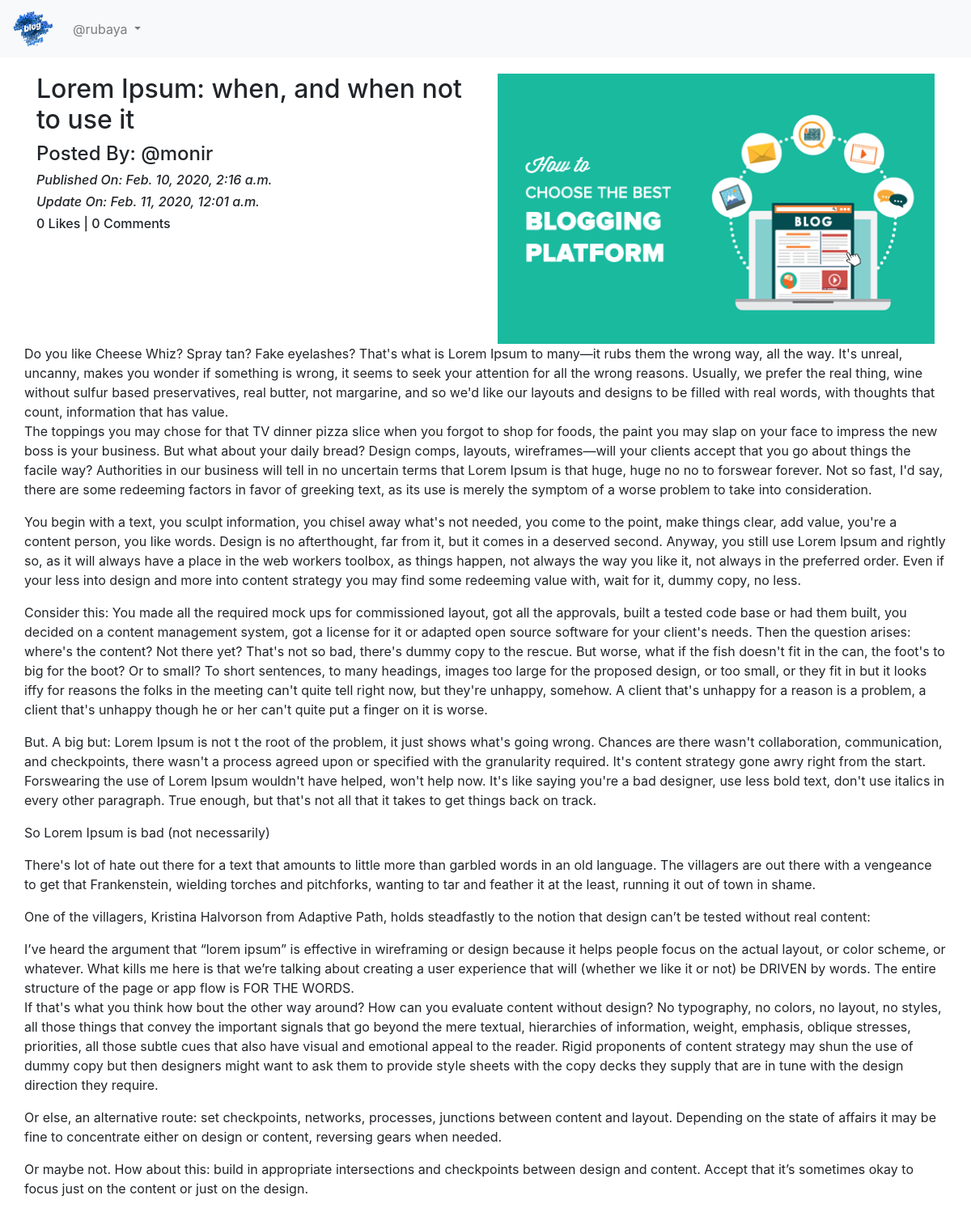
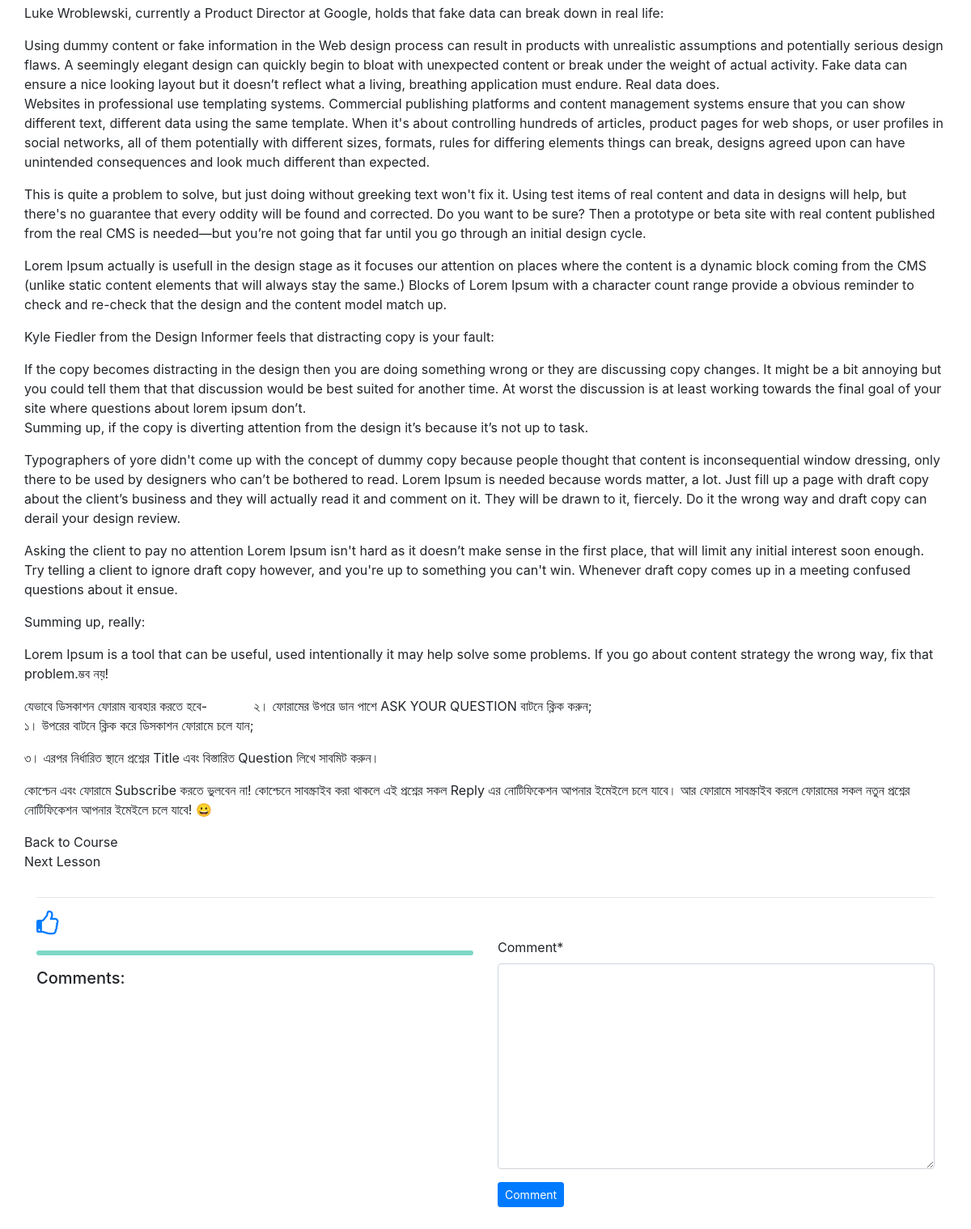
The page /blog/details/Amazon-Accidentally-Sent-Out-Their-Email-Template-cdb573fc-9b3a-43e7-990f-7240f0fb93d5 (signed in) on the database its author committed (2 pictures, top to bottom).
### App_Blog/models.py (models this page shows, shortened)
class Blog(models.Model):
    author = models.ForeignKey(User, on_delete = models.CASCADE, related_name='post_author')
    blog_title = models.CharField(max_length=264, verbose_name="Put a Title")
    slug = models.SlugField(max_length=264, unique=True)
    blog_content = models.TextField(verbose_name="What is on your mind?")
    blog_image = models.ImageField(upload_to='blog_images', verbose_name="Image")
    publish_date = models.DateTimeField(auto_now_add=True)
    update_date = models.DateTimeField(auto_now=True)
    class Meta:
        ordering = ['-publish_date']

### App_Blog/views.py (the view, shortened to what this page needs)
# urls.py: path('details/<slug:slug>', views.blog_details, name='blog_details'),
@login_required
def blog_details(request, slug):
    blog = Blog.objects.get(slug=slug)
    comment_form = CommentForm()
    already_liked = Likes.objects.filter(blog=blog, user=request.user)
    if already_liked:
        liked = True
    else:
        liked = False
    return render(request, 'App_Blog/blog_details.html', context={'blog':blog, 'comment_form':comment_form, 'liked':liked})

### App_Blog/forms.py
class CommentForm(forms.ModelForm):
    class Meta:
        model = Comment
        fields = ('comment',)

### templates/App_Blog/blog_details.html (shortened to what this page needs)
{% extends 'base.html' %}
{% load crispy_forms_tags %}
{% block body_block %}
    <div class="row">
        <div class="col-sm-6">
            <h2>{{ blog.blog_title }}</h2>
            <h4>Posted By: @{{ blog.author }}</h4>
            <i><h6>Published On: {{ blog.publish_date }}</h6></i>
            <i><h6>Update On: {{ blog.update_date }}</h6></i>
            <h6>{{ blog.liked_blog.count }} Likes | {{ blog.blog_comment.count }} Comments</h6>
        </div>
        <div class="col-sm-6">
            <img src="/media/{{ blog.blog_image }}" alt="" width="100%">
        </div>
        <p>{{ blog.blog_content|linebreaks }}</p>
    </div>
    <hr>
    {% if not liked %}
    <a href="{% url 'App_Blog:liked_post' pk=blog.pk %}"><i class="fa fa-thumbs-o-up fa-2x" aria-hidden="true"></i></a>
    {% else %}
    <a href="{% url 'App_Blog:unliked_post' pk=blog.pk %}"><i class="fa fa-thumbs-o-down fa-2x" aria-hidden="true"></i></a>
    {% endif %}
    <div class="row">
        <div class="col-sm-6">
            <hr style="border:3px solid #7DD8C6; border-radius: 5px;">
            <h5>Comments:</h5>
        </div>
        <div class="col-sm-6">
            <form method="POST">
                {{ comment_form|crispy }}
                <button type="submit" class="btn btn-primary btn-sm">Comment</button>
            </form>
        </div>
    </div>
    <br>
    <br>
{% endblock %}

### templates/base.html (shortened to what this page needs)
<!DOCTYPE html>
<html lang="en">
<head>
    <link rel="stylesheet" href="https://stackpath.bootstrapcdn.com/bootstrap/4.4.1/css/bootstrap.min.css"
>
    <link href="https://stackpath.bootstrapcdn.com/font-awesome/4.7.0/css/font-awesome.min.css" rel="stylesheet"
>
</head>
<body>
    <nav class="navbar navbar-expand-lg navbar-light bg-light">
        <a class="navbar-brand" href="{% url 'index' %}"><img src="/media/logo.png" width="50px" alt=""></a>
        <div class="collapse navbar-collapse" id="navbarNavDropdown">
            <ul class="navbar-nav">
                {% if user.is_authenticated %}
                <li class="nav-item dropdown">
                    <a class="nav-link dropdown-toggle" href="#" id="navbarDropdownMenuLink" data-toggle="dropdown"
                        aria-haspopup="true" aria-expanded="false">
                        @{{ user.username }}
                    </a>
                </li>
                {% endif %}
            </ul>
        </div>
    </nav>
    <div class="container" style="padding-top: 20px;">
        {% block body_block %}
        {% endblock %}
    </div>
</body>
</html>

### rows shown on the page
Blog: blog_title "Lorem Ipsum: when, and when not to use it", author "monir", publish_date "Feb. 10, 2020, 2:16 a.m.", update_date "Feb. 11, 2020, 12:01 a.m.", liked_blog.count "0", blog_comment.count "0", blog_image (picture), blog_content "Do you like Cheese Whiz? Spray tan? Fake eyelashes? That's what is Lorem Ipsum to many—it rubs them the wrong way, all the way. It's unreal, uncanny, makes you wonder if something is wrong, it seems to seek your attention for all the wrong reasons. Usually, we prefer the real thing, wine without sulfur based preservatives, real butter, not margarine, and so we'd like our layouts and designs to be filled with real words, with thoughts that count, information that has value. The toppings you may chose for that TV dinner pizza slice when you forgot to shop for foods, the paint you may slap on your face to impress the new boss is your business. But what about your daily bread? Design comps,…"

### other values the page prints
{{ user.username }} "rubaya"
